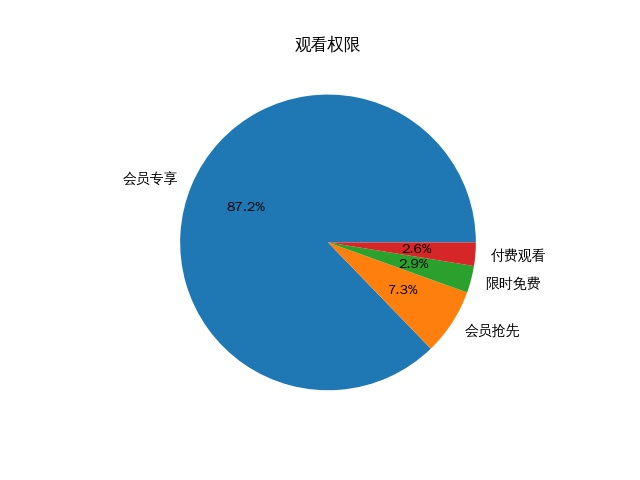

Write the Python code that produced this figure.
import pandas as pd
import matplotlib.pyplot as plt
data=pd.read_csv("./bilibili.csv")
is_vip=data.loc[:,'badge'].value_counts()
labels=["会员专享","会员抢先","限时免费","付费观看"]
plt.pie(is_vip,autopct='%.1f%%',labels=labels)
plt.title("观看权限")
plt.savefig("Viewing_rights.jpg")
